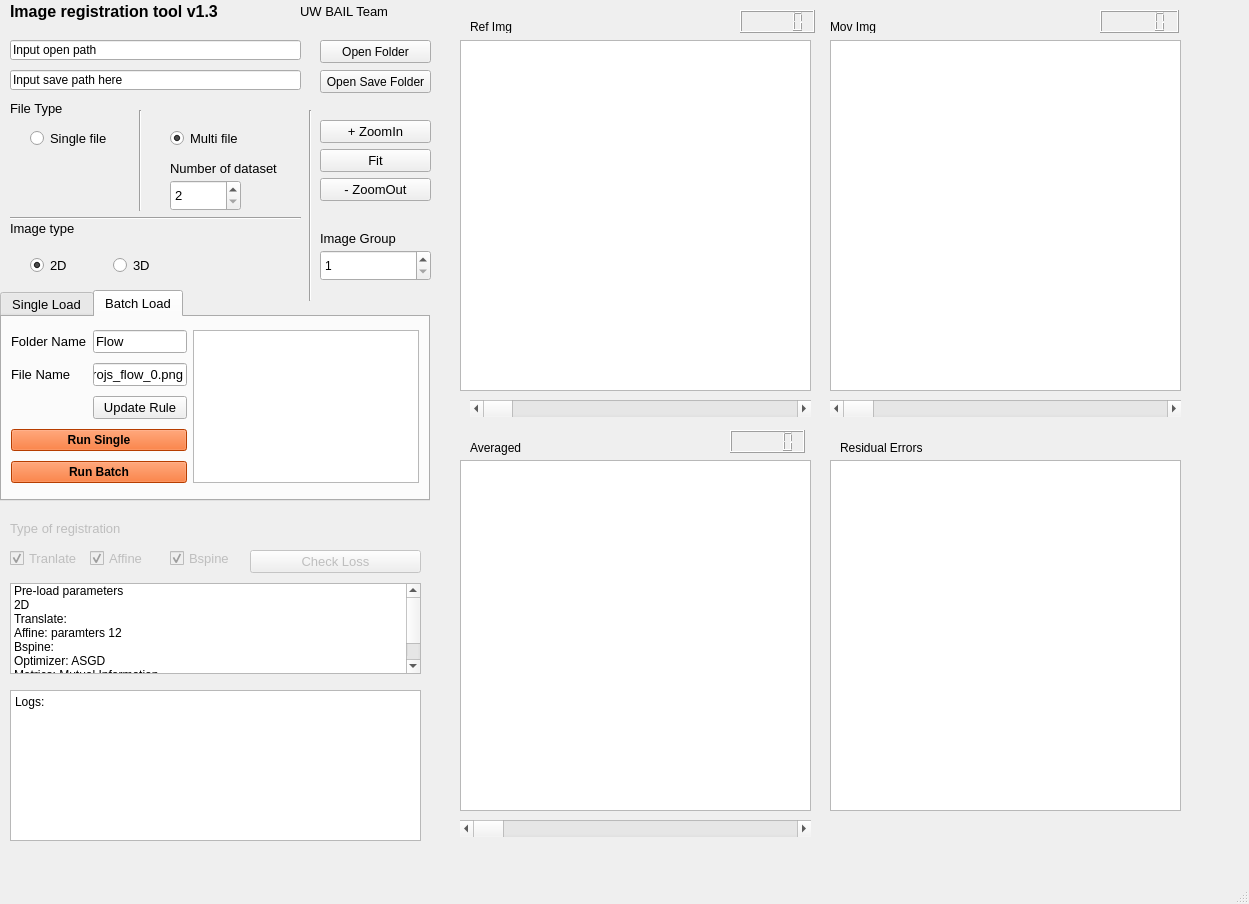
<?xml version="1.0" encoding="UTF-8"?>
<ui version="4.0">
 <class>MainWindow</class>
 <widget class="QMainWindow" name="MainWindow">
  <property name="geometry">
   <rect>
    <x>0</x>
    <y>0</y>
    <width>1249</width>
    <height>904</height>
   </rect>
  </property>
  <property name="windowTitle">
   <string>Registration Tool</string>
  </property>
  <widget class="QWidget" name="centralwidget">
   <widget class="QGraphicsView" name="graphicsView_Ref">
    <property name="geometry">
     <rect>
      <x>460</x>
      <y>40</y>
      <width>351</width>
      <height>351</height>
     </rect>
    </property>
   </widget>
   <widget class="QGraphicsView" name="graphicsView_Mov">
    <property name="geometry">
     <rect>
      <x>830</x>
      <y>40</y>
      <width>351</width>
      <height>351</height>
     </rect>
    </property>
   </widget>
   <widget class="QGraphicsView" name="graphicsView_Ave">
    <property name="geometry">
     <rect>
      <x>460</x>
      <y>460</y>
      <width>351</width>
      <height>351</height>
     </rect>
    </property>
   </widget>
   <widget class="QLabel" name="label_Title">
    <property name="geometry">
     <rect>
      <x>10</x>
      <y>0</y>
      <width>261</width>
      <height>23</height>
     </rect>
    </property>
    <property name="font">
     <font>
      <pointsize>12</pointsize>
      <weight>75</weight>
      <bold>true</bold>
     </font>
    </property>
    <property name="text">
     <string>Image registration tool v1.3</string>
    </property>
   </widget>
   <widget class="QLabel" name="label_Title_2">
    <property name="geometry">
     <rect>
      <x>300</x>
      <y>0</y>
      <width>129</width>
      <height>23</height>
     </rect>
    </property>
    <property name="font">
     <font>
      <pointsize>10</pointsize>
      <weight>50</weight>
      <bold>false</bold>
     </font>
    </property>
    <property name="text">
     <string>UW BAIL Team</string>
    </property>
   </widget>
   <widget class="QTabWidget" name="tabWidget">
    <property name="enabled">
     <bool>true</bool>
    </property>
    <property name="geometry">
     <rect>
      <x>0</x>
      <y>290</y>
      <width>430</width>
      <height>211</height>
     </rect>
    </property>
    <property name="font">
     <font>
      <pointsize>10</pointsize>
     </font>
    </property>
    <property name="autoFillBackground">
     <bool>false</bool>
    </property>
    <property name="currentIndex">
     <number>1</number>
    </property>
    <widget class="QWidget" name="tab_5">
     <attribute name="title">
      <string>Single Load</string>
     </attribute>
     <layout class="QGridLayout" name="gridLayout_4">
      <item row="0" column="0">
       <widget class="QLabel" name="label_6">
        <property name="font">
         <font>
          <pointsize>10</pointsize>
         </font>
        </property>
        <property name="text">
         <string>Reference image</string>
        </property>
       </widget>
      </item>
      <item row="3" column="0">
       <widget class="QPushButton" name="pushButton_LoadStruMov">
        <property name="font">
         <font>
          <pointsize>10</pointsize>
         </font>
        </property>
        <property name="text">
         <string>Load Mov</string>
        </property>
       </widget>
      </item>
      <item row="1" column="1">
       <widget class="QPushButton" name="pushButton_LoadSeg">
        <property name="enabled">
         <bool>false</bool>
        </property>
        <property name="font">
         <font>
          <pointsize>10</pointsize>
         </font>
        </property>
        <property name="text">
         <string>Apply to Other Images</string>
        </property>
       </widget>
      </item>
      <item row="3" column="1">
       <widget class="QPushButton" name="pushButton_LoadFlow_2">
        <property name="enabled">
         <bool>false</bool>
        </property>
        <property name="font">
         <font>
          <pointsize>10</pointsize>
         </font>
        </property>
        <property name="text">
         <string>Apply to Other Images</string>
        </property>
       </widget>
      </item>
      <item row="1" column="0">
       <widget class="QPushButton" name="pushButton_LoadStruRef">
        <property name="font">
         <font>
          <pointsize>10</pointsize>
         </font>
        </property>
        <property name="text">
         <string>Load Ref</string>
        </property>
       </widget>
      </item>
      <item row="2" column="0">
       <widget class="QLabel" name="label_7">
        <property name="font">
         <font>
          <pointsize>10</pointsize>
         </font>
        </property>
        <property name="text">
         <string>Moving image</string>
        </property>
       </widget>
      </item>
      <item row="4" column="0">
       <widget class="QPushButton" name="pushButton_Run">
        <property name="font">
         <font>
          <pointsize>10</pointsize>
          <weight>75</weight>
          <bold>true</bold>
         </font>
        </property>
        <property name="styleSheet">
         <string notr="true">background-color: rgb(255, 85, 0);</string>
        </property>
        <property name="text">
         <string>Run Single</string>
        </property>
        <property name="flat">
         <bool>false</bool>
        </property>
       </widget>
      </item>
     </layout>
    </widget>
    <widget class="QWidget" name="tab_6">
     <attribute name="title">
      <string>Batch Load</string>
     </attribute>
     <layout class="QGridLayout" name="gridLayout_3">
      <item row="0" column="0">
       <widget class="QLabel" name="label_13">
        <property name="text">
         <string>Folder Name</string>
        </property>
       </widget>
      </item>
      <item row="1" column="0">
       <widget class="QLabel" name="label_14">
        <property name="text">
         <string>File Name</string>
        </property>
       </widget>
      </item>
      <item row="2" column="1">
       <widget class="QPushButton" name="pushButton_UpdateRule">
        <property name="text">
         <string>Update Rule</string>
        </property>
       </widget>
      </item>
      <item row="1" column="1">
       <widget class="QLineEdit" name="lineEdit_FlowPattern">
        <property name="text">
         <string>projs_flow_0.png</string>
        </property>
       </widget>
      </item>
      <item row="0" column="2" rowspan="5">
       <widget class="QListWidget" name="listWidget_BatchList"/>
      </item>
      <item row="0" column="1">
       <widget class="QLineEdit" name="lineEdit_StruPattern">
        <property name="text">
         <string>Flow</string>
        </property>
       </widget>
      </item>
      <item row="3" column="0" colspan="2">
       <widget class="QPushButton" name="pushButton_RunSingle">
        <property name="enabled">
         <bool>true</bool>
        </property>
        <property name="font">
         <font>
          <weight>75</weight>
          <bold>true</bold>
         </font>
        </property>
        <property name="styleSheet">
         <string notr="true">background-color: rgb(255, 85, 0);</string>
        </property>
        <property name="text">
         <string>Run Single</string>
        </property>
       </widget>
      </item>
      <item row="4" column="0" colspan="2">
       <widget class="QPushButton" name="pushButton_RunBatch">
        <property name="enabled">
         <bool>true</bool>
        </property>
        <property name="font">
         <font>
          <weight>75</weight>
          <bold>true</bold>
         </font>
        </property>
        <property name="cursor">
         <cursorShape>PointingHandCursor</cursorShape>
        </property>
        <property name="mouseTracking">
         <bool>false</bool>
        </property>
        <property name="whatsThis">
         <string/>
        </property>
        <property name="styleSheet">
         <string notr="true">background-color: rgb(255, 85, 0);</string>
        </property>
        <property name="text">
         <string>Run Batch</string>
        </property>
       </widget>
      </item>
     </layout>
    </widget>
   </widget>
   <widget class="QLineEdit" name="lineEdit_OpenPath">
    <property name="geometry">
     <rect>
      <x>10</x>
      <y>40</y>
      <width>291</width>
      <height>20</height>
     </rect>
    </property>
    <property name="font">
     <font>
      <pointsize>9</pointsize>
     </font>
    </property>
    <property name="text">
     <string>Input open path</string>
    </property>
   </widget>
   <widget class="QPushButton" name="pushButton_BatchOpen">
    <property name="geometry">
     <rect>
      <x>320</x>
      <y>40</y>
      <width>111</width>
      <height>23</height>
     </rect>
    </property>
    <property name="font">
     <font>
      <pointsize>9</pointsize>
     </font>
    </property>
    <property name="text">
     <string>Open Folder</string>
    </property>
   </widget>
   <widget class="QGraphicsView" name="graphicsView_LossAffine">
    <property name="geometry">
     <rect>
      <x>1990</x>
      <y>830</y>
      <width>351</width>
      <height>161</height>
     </rect>
    </property>
   </widget>
   <widget class="QListWidget" name="listWidget_ParaInfo">
    <property name="geometry">
     <rect>
      <x>10</x>
      <y>583</y>
      <width>411</width>
      <height>91</height>
     </rect>
    </property>
    <item>
     <property name="text">
      <string>Pre-load parameters</string>
     </property>
    </item>
    <item>
     <property name="text">
      <string>2D</string>
     </property>
    </item>
    <item>
     <property name="text">
      <string>Translate: </string>
     </property>
    </item>
    <item>
     <property name="text">
      <string>Affine: paramters 12</string>
     </property>
    </item>
    <item>
     <property name="text">
      <string>Bspine: </string>
     </property>
    </item>
    <item>
     <property name="text">
      <string>Optimizer: ASGD</string>
     </property>
    </item>
    <item>
     <property name="text">
      <string>Metrics: Mutual Information</string>
     </property>
    </item>
    <item>
     <property name="text">
      <string>Processer: CPU</string>
     </property>
    </item>
   </widget>
   <widget class="QLabel" name="label">
    <property name="enabled">
     <bool>false</bool>
    </property>
    <property name="geometry">
     <rect>
      <x>10</x>
      <y>520</y>
      <width>221</width>
      <height>16</height>
     </rect>
    </property>
    <property name="font">
     <font>
      <pointsize>10</pointsize>
     </font>
    </property>
    <property name="text">
     <string>Type of registration</string>
    </property>
   </widget>
   <widget class="QPlainTextEdit" name="plainTextEdit_log">
    <property name="geometry">
     <rect>
      <x>10</x>
      <y>690</y>
      <width>411</width>
      <height>151</height>
     </rect>
    </property>
    <property name="plainText">
     <string>Logs:</string>
    </property>
   </widget>
   <widget class="QLabel" name="label_2">
    <property name="geometry">
     <rect>
      <x>470</x>
      <y>20</y>
      <width>47</width>
      <height>13</height>
     </rect>
    </property>
    <property name="text">
     <string>Ref Img</string>
    </property>
   </widget>
   <widget class="QLabel" name="label_3">
    <property name="geometry">
     <rect>
      <x>830</x>
      <y>20</y>
      <width>47</width>
      <height>13</height>
     </rect>
    </property>
    <property name="text">
     <string>Mov Img</string>
    </property>
   </widget>
   <widget class="QLabel" name="label_4">
    <property name="geometry">
     <rect>
      <x>470</x>
      <y>440</y>
      <width>71</width>
      <height>16</height>
     </rect>
    </property>
    <property name="text">
     <string>Averaged</string>
    </property>
   </widget>
   <widget class="QLabel" name="label_5">
    <property name="geometry">
     <rect>
      <x>320</x>
      <y>230</y>
      <width>101</width>
      <height>16</height>
     </rect>
    </property>
    <property name="font">
     <font>
      <pointsize>10</pointsize>
     </font>
    </property>
    <property name="text">
     <string>Image Group</string>
    </property>
   </widget>
   <widget class="QGraphicsView" name="graphicsView_Error">
    <property name="geometry">
     <rect>
      <x>830</x>
      <y>460</y>
      <width>351</width>
      <height>351</height>
     </rect>
    </property>
   </widget>
   <widget class="QScrollBar" name="horizontalScrollBar_SlowScan">
    <property name="geometry">
     <rect>
      <x>830</x>
      <y>400</y>
      <width>351</width>
      <height>17</height>
     </rect>
    </property>
    <property name="orientation">
     <enum>Qt::Horizontal</enum>
    </property>
   </widget>
   <widget class="QScrollBar" name="horizontalScrollBar_FastScan">
    <property name="geometry">
     <rect>
      <x>470</x>
      <y>400</y>
      <width>341</width>
      <height>17</height>
     </rect>
    </property>
    <property name="orientation">
     <enum>Qt::Horizontal</enum>
    </property>
   </widget>
   <widget class="QCheckBox" name="checkBox">
    <property name="enabled">
     <bool>false</bool>
    </property>
    <property name="geometry">
     <rect>
      <x>10</x>
      <y>550</y>
      <width>70</width>
      <height>17</height>
     </rect>
    </property>
    <property name="font">
     <font>
      <pointsize>10</pointsize>
     </font>
    </property>
    <property name="text">
     <string>Tranlate</string>
    </property>
    <property name="checked">
     <bool>true</bool>
    </property>
   </widget>
   <widget class="QCheckBox" name="checkBox_2">
    <property name="enabled">
     <bool>false</bool>
    </property>
    <property name="geometry">
     <rect>
      <x>90</x>
      <y>550</y>
      <width>70</width>
      <height>17</height>
     </rect>
    </property>
    <property name="font">
     <font>
      <pointsize>10</pointsize>
     </font>
    </property>
    <property name="text">
     <string>Affine</string>
    </property>
    <property name="checked">
     <bool>true</bool>
    </property>
   </widget>
   <widget class="QCheckBox" name="checkBox_3">
    <property name="enabled">
     <bool>false</bool>
    </property>
    <property name="geometry">
     <rect>
      <x>170</x>
      <y>550</y>
      <width>70</width>
      <height>17</height>
     </rect>
    </property>
    <property name="font">
     <font>
      <pointsize>10</pointsize>
     </font>
    </property>
    <property name="text">
     <string>Bspine</string>
    </property>
    <property name="checked">
     <bool>true</bool>
    </property>
   </widget>
   <widget class="QLabel" name="label_9">
    <property name="geometry">
     <rect>
      <x>10</x>
      <y>220</y>
      <width>91</width>
      <height>16</height>
     </rect>
    </property>
    <property name="font">
     <font>
      <pointsize>10</pointsize>
     </font>
    </property>
    <property name="text">
     <string>Image type</string>
    </property>
   </widget>
   <widget class="QLCDNumber" name="lcdNumber_SlowScan">
    <property name="geometry">
     <rect>
      <x>1100</x>
      <y>10</y>
      <width>79</width>
      <height>23</height>
     </rect>
    </property>
   </widget>
   <widget class="QLCDNumber" name="lcdNumber_DepthScan">
    <property name="geometry">
     <rect>
      <x>730</x>
      <y>430</y>
      <width>75</width>
      <height>23</height>
     </rect>
    </property>
   </widget>
   <widget class="QLCDNumber" name="lcdNumber_FastScan">
    <property name="geometry">
     <rect>
      <x>740</x>
      <y>10</y>
      <width>75</width>
      <height>23</height>
     </rect>
    </property>
   </widget>
   <widget class="QScrollBar" name="horizontalScrollBar_FastScan_2">
    <property name="geometry">
     <rect>
      <x>460</x>
      <y>820</y>
      <width>351</width>
      <height>17</height>
     </rect>
    </property>
    <property name="orientation">
     <enum>Qt::Horizontal</enum>
    </property>
   </widget>
   <widget class="QRadioButton" name="radioButton_SingleFile">
    <property name="geometry">
     <rect>
      <x>30</x>
      <y>130</y>
      <width>82</width>
      <height>17</height>
     </rect>
    </property>
    <property name="font">
     <font>
      <pointsize>10</pointsize>
     </font>
    </property>
    <property name="text">
     <string>Single file </string>
    </property>
    <property name="checked">
     <bool>false</bool>
    </property>
    <attribute name="buttonGroup">
     <string notr="true">buttonGroup_2</string>
    </attribute>
   </widget>
   <widget class="QRadioButton" name="radioButton_MultiFile">
    <property name="geometry">
     <rect>
      <x>170</x>
      <y>130</y>
      <width>82</width>
      <height>17</height>
     </rect>
    </property>
    <property name="font">
     <font>
      <pointsize>10</pointsize>
     </font>
    </property>
    <property name="text">
     <string>Multi file </string>
    </property>
    <property name="checked">
     <bool>true</bool>
    </property>
    <attribute name="buttonGroup">
     <string notr="true">buttonGroup_2</string>
    </attribute>
   </widget>
   <widget class="QLabel" name="label_10">
    <property name="geometry">
     <rect>
      <x>10</x>
      <y>100</y>
      <width>61</width>
      <height>16</height>
     </rect>
    </property>
    <property name="font">
     <font>
      <pointsize>10</pointsize>
     </font>
    </property>
    <property name="text">
     <string>File Type</string>
    </property>
   </widget>
   <widget class="QSpinBox" name="spinBox_ImageGroup">
    <property name="geometry">
     <rect>
      <x>320</x>
      <y>250</y>
      <width>111</width>
      <height>31</height>
     </rect>
    </property>
    <property name="minimum">
     <number>1</number>
    </property>
   </widget>
   <widget class="QPushButton" name="pushButton_OpenSaveFolder">
    <property name="geometry">
     <rect>
      <x>320</x>
      <y>70</y>
      <width>111</width>
      <height>23</height>
     </rect>
    </property>
    <property name="font">
     <font>
      <pointsize>9</pointsize>
     </font>
    </property>
    <property name="text">
     <string>Open Save Folder</string>
    </property>
   </widget>
   <widget class="QLineEdit" name="lineEdit_SavePath">
    <property name="geometry">
     <rect>
      <x>10</x>
      <y>70</y>
      <width>291</width>
      <height>20</height>
     </rect>
    </property>
    <property name="font">
     <font>
      <pointsize>9</pointsize>
     </font>
    </property>
    <property name="text">
     <string>Input save path here</string>
    </property>
   </widget>
   <widget class="QPushButton" name="pushButton">
    <property name="enabled">
     <bool>false</bool>
    </property>
    <property name="geometry">
     <rect>
      <x>250</x>
      <y>550</y>
      <width>171</width>
      <height>23</height>
     </rect>
    </property>
    <property name="font">
     <font>
      <pointsize>10</pointsize>
     </font>
    </property>
    <property name="text">
     <string>Check Loss</string>
    </property>
   </widget>
   <widget class="QSpinBox" name="spinBox_nV">
    <property name="geometry">
     <rect>
      <x>170</x>
      <y>180</y>
      <width>71</width>
      <height>31</height>
     </rect>
    </property>
    <property name="font">
     <font>
      <pointsize>10</pointsize>
     </font>
    </property>
    <property name="minimum">
     <number>2</number>
    </property>
    <property name="maximum">
     <number>999</number>
    </property>
   </widget>
   <widget class="QLabel" name="label_11">
    <property name="geometry">
     <rect>
      <x>840</x>
      <y>440</y>
      <width>101</width>
      <height>16</height>
     </rect>
    </property>
    <property name="text">
     <string>Residual Errors</string>
    </property>
   </widget>
   <widget class="QLabel" name="label_12">
    <property name="geometry">
     <rect>
      <x>170</x>
      <y>160</y>
      <width>121</width>
      <height>16</height>
     </rect>
    </property>
    <property name="font">
     <font>
      <pointsize>10</pointsize>
     </font>
    </property>
    <property name="text">
     <string>Number of dataset</string>
    </property>
   </widget>
   <widget class="QPushButton" name="pushButton_SliceZoomOut">
    <property name="geometry">
     <rect>
      <x>320</x>
      <y>178</y>
      <width>111</width>
      <height>23</height>
     </rect>
    </property>
    <property name="font">
     <font>
      <pointsize>10</pointsize>
     </font>
    </property>
    <property name="text">
     <string>- ZoomOut</string>
    </property>
   </widget>
   <widget class="QPushButton" name="pushButton_ZoomToFit">
    <property name="geometry">
     <rect>
      <x>320</x>
      <y>149</y>
      <width>111</width>
      <height>23</height>
     </rect>
    </property>
    <property name="font">
     <font>
      <pointsize>10</pointsize>
     </font>
    </property>
    <property name="text">
     <string>Fit</string>
    </property>
   </widget>
   <widget class="QPushButton" name="pushButton_SliceZoomIn">
    <property name="geometry">
     <rect>
      <x>320</x>
      <y>120</y>
      <width>111</width>
      <height>23</height>
     </rect>
    </property>
    <property name="font">
     <font>
      <pointsize>10</pointsize>
     </font>
    </property>
    <property name="text">
     <string>+ ZoomIn</string>
    </property>
   </widget>
   <widget class="QWidget" name="horizontalLayoutWidget">
    <property name="geometry">
     <rect>
      <x>30</x>
      <y>250</y>
      <width>160</width>
      <height>31</height>
     </rect>
    </property>
    <layout class="QHBoxLayout" name="horizontalLayout">
     <item>
      <widget class="QRadioButton" name="radioButton_2D">
       <property name="font">
        <font>
         <pointsize>10</pointsize>
        </font>
       </property>
       <property name="text">
        <string>2D</string>
       </property>
       <property name="checked">
        <bool>true</bool>
       </property>
       <attribute name="buttonGroup">
        <string notr="true">buttonGroup</string>
       </attribute>
      </widget>
     </item>
     <item>
      <widget class="QRadioButton" name="radioButton_3D">
       <property name="font">
        <font>
         <pointsize>10</pointsize>
        </font>
       </property>
       <property name="text">
        <string>3D</string>
       </property>
       <attribute name="buttonGroup">
        <string notr="true">buttonGroup</string>
       </attribute>
      </widget>
     </item>
    </layout>
   </widget>
   <widget class="Line" name="line">
    <property name="geometry">
     <rect>
      <x>10</x>
      <y>210</y>
      <width>291</width>
      <height>16</height>
     </rect>
    </property>
    <property name="orientation">
     <enum>Qt::Horizontal</enum>
    </property>
   </widget>
   <widget class="Line" name="line_2">
    <property name="geometry">
     <rect>
      <x>130</x>
      <y>110</y>
      <width>20</width>
      <height>101</height>
     </rect>
    </property>
    <property name="orientation">
     <enum>Qt::Vertical</enum>
    </property>
   </widget>
   <widget class="Line" name="line_3">
    <property name="geometry">
     <rect>
      <x>300</x>
      <y>110</y>
      <width>20</width>
      <height>191</height>
     </rect>
    </property>
    <property name="orientation">
     <enum>Qt::Vertical</enum>
    </property>
   </widget>
  </widget>
  <widget class="QMenuBar" name="menubar">
   <property name="geometry">
    <rect>
     <x>0</x>
     <y>0</y>
     <width>1249</width>
     <height>21</height>
    </rect>
   </property>
  </widget>
  <widget class="QStatusBar" name="statusbar"/>
 </widget>
 <resources/>
 <connections/>
 <buttongroups>
  <buttongroup name="buttonGroup"/>
  <buttongroup name="buttonGroup_2"/>
 </buttongroups>
</ui>
